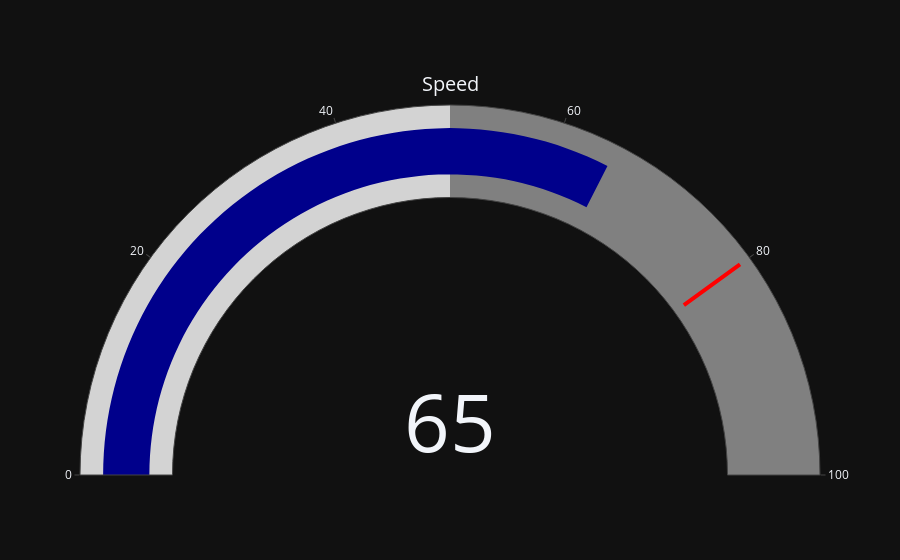

This figure's notebook cell:
### Code cell
fig.show()

### Figure 1 — Plotly figure (JSON) as saved in the notebook; plotly's stock layout.template omitted (floating-point values rounded to 4 significant figures)
{"data": [{"gauge": {"axis": {"range": [0, 100]}, "bar": {"color": "darkblue"}, "steps": [{"color": "lightgray", "range": [0, 50]}, {"color": "gray", "range": [50, 100]}], "threshold": {"line": {"color": "red", "width": 4}, "thickness": 0.75, "value": 80}}, "mode": "gauge+number", "title": {"text": "Speed"}, "value": 65, "type": "indicator"}], "layout": {}}
